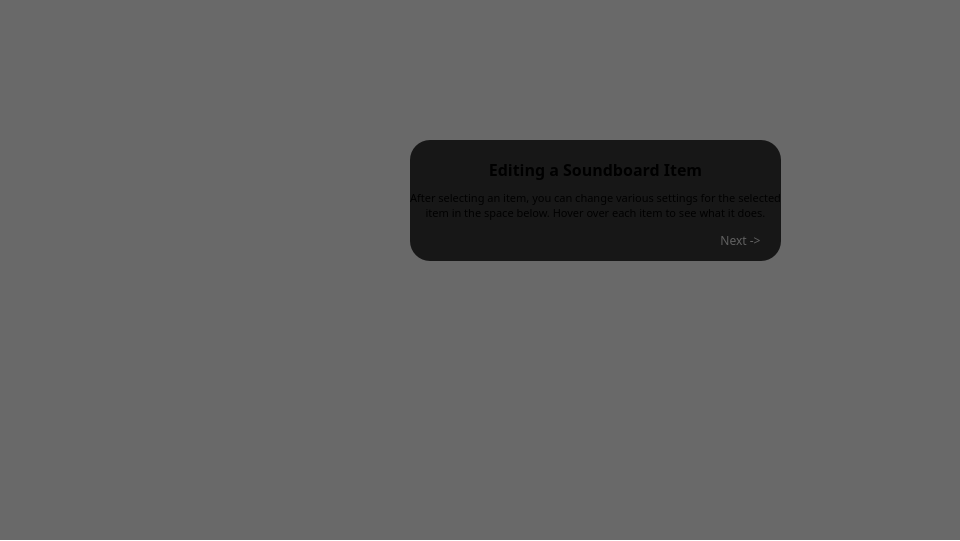
  <widget class="QGroupBox" name="slide_7">
   <property name="geometry">
    <rect>
     <x>0</x>
     <y>541</y>
     <width>960</width>
     <height>541</height>
    </rect>
   </property>
   <property name="styleSheet">
    <string notr="true">border: 0px;
background: transparent;</string>
   </property>
   <property name="title">
    <string/>
   </property>
   <widget class="QGroupBox" name="groupBox_7">
    <property name="geometry">
     <rect>
      <x>410</x>
      <y>140</y>
      <width>371</width>
      <height>121</height>
     </rect>
    </property>
    <property name="styleSheet">
     <string notr="true">QGroupBox {
	background: rgba(0, 0, 0, 200);
	border-radius: 20px;
}</string>
    </property>
    <property name="title">
     <string/>
    </property>
    <widget class="QLabel" name="label_17">
     <property name="geometry">
      <rect>
       <x>0</x>
       <y>4</y>
       <width>371</width>
       <height>51</height>
      </rect>
     </property>
     <property name="font">
      <font>
       <family>Cascadia Code</family>
       <pointsize>12</pointsize>
       <bold>true</bold>
      </font>
     </property>
     <property name="text">
      <string>Editing a Soundboard Item</string>
     </property>
     <property name="alignment">
      <set>Qt::AlignCenter</set>
     </property>
     <property name="wordWrap">
      <bool>true</bool>
     </property>
     <property name="margin">
      <number>0</number>
     </property>
    </widget>
    <widget class="QLabel" name="label_18">
     <property name="geometry">
      <rect>
       <x>0</x>
       <y>30</y>
       <width>371</width>
       <height>71</height>
      </rect>
     </property>
     <property name="font">
      <font>
       <family>Cascadia Code</family>
       <pointsize>8</pointsize>
       <bold>false</bold>
      </font>
     </property>
     <property name="text">
      <string>After selecting an item, you can change various settings for the selected item in the space below. Hover over each item to see what it does.</string>
     </property>
     <property name="alignment">
      <set>Qt::AlignCenter</set>
     </property>
     <property name="wordWrap">
      <bool>true</bool>
     </property>
     <property name="margin">
      <number>10</number>
     </property>
    </widget>
    <widget class="QPushButton" name="next_7">
     <property name="enabled">
      <bool>true</bool>
     </property>
     <property name="geometry">
      <rect>
       <x>300</x>
       <y>90</y>
       <width>61</width>
       <height>21</height>
      </rect>
     </property>
     <property name="font">
      <font>
       <family>Cascadia Code</family>
      </font>
     </property>
     <property name="styleSheet">
      <string notr="true">QPushButton {
background: transparent;
border: 0px;
color: #606060;
}

QPushButton:hover {
color: #B0B0B0;
}

QPushButton:pressed {
color: #E0E0E0;
}</string>
     </property>
     <property name="text">
      <string>Next -&gt;</string>
     </property>
    </widget>
   </widget>
   <widget class="QWidget" name="widget_22" native="true">
    <property name="geometry">
     <rect>
      <x>0</x>
      <y>0</y>
      <width>960</width>
      <height>540</height>
     </rect>
    </property>
    <property name="styleSheet">
     <string notr="true">background: rgba(0, 0, 0, 150);</string>
    </property>
   </widget>
   <zorder>widget_22</zorder>
   <zorder>groupBox_7</zorder>
  </widget>
